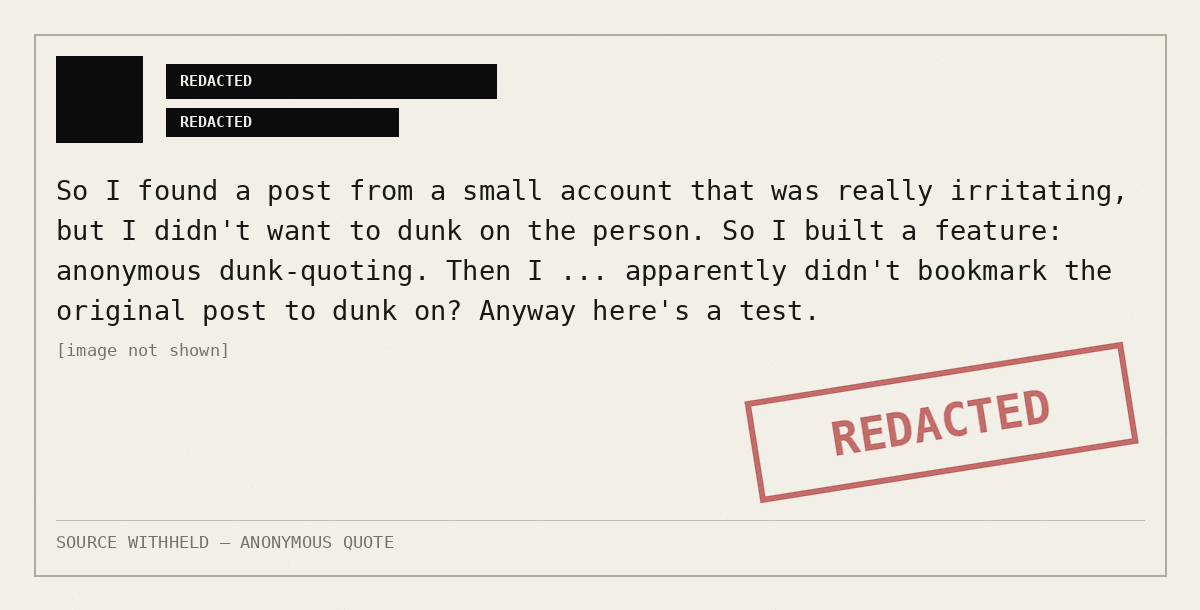
#> input picture dunking-anonymously/assets/example.png, 1200 x 610 px
$ python -i see.py   (imports and definitions only)
#> lines starting #> are read from the running program, lines starting #| are printed output that depends on the picture
"""
see.py — Augmented vision tools for Claude
Compensates for measured visual blindspots using programmatic image analysis.
All image-producing functions save to /home/claude/see_*.png and return the path.
Dependencies: Pillow (pre-installed), numpy (via pip if needed)
"""

import os
import math
from PIL import Image, ImageDraw, ImageFont, ImageFilter, ImageEnhance
from collections import Counter

OUT_DIR = "/home/claude"

def _out(name):
    return os.path.join(OUT_DIR, f"see_{name}.png")

def _load(path):
    return Image.open(path).convert('RGB')
#> returned value is the input picture: PIL image 1200x610 RGB; mean R, G, B 227.7, 223.7, 216.1

# [270 lines left out: functions _font, _crop_region, grid, sample, histogram, enhance and 1 more, not called in this run]


# ============================================================
# GRADIENT MAP — local gradient magnitude
# ============================================================
def gradient_map(path, region=None):
    """Compute and visualize local gradient magnitude. Reveals hidden gradients."""
    img = _load(path)
    if region:
        img = _crop_region(img, region)

    gray = img.convert('L')
    W, H = gray.size
#> W = 1200; H = 610

    grad = Image.new('L', (W, H), 0)
#> grad: PIL image 1200x610 L; every value is 0

    for y in range(1, H - 1):
        for x in range(1, W - 1):
            dx = abs(gray.getpixel((x+1, y)) - gray.getpixel((x-1, y)))
            dy = abs(gray.getpixel((x, y+1)) - gray.getpixel((x, y-1)))
            mag = min(255, (dx + dy) * 4)  # amplified
            grad.putpixel((x, y), mag)
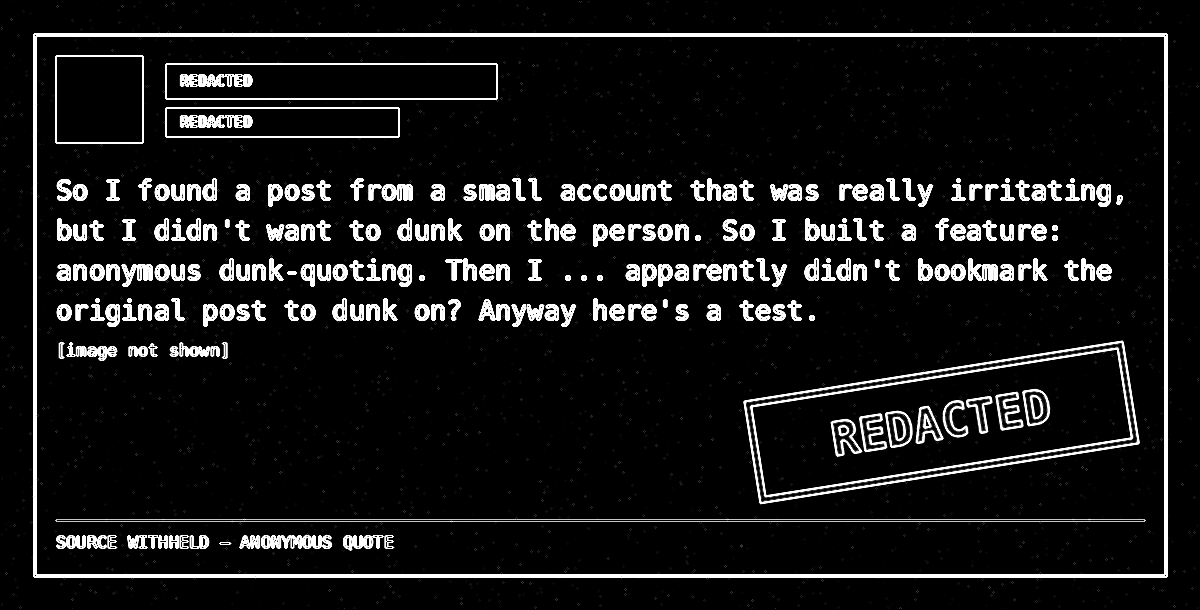
#> grad: PIL image 1200x610 L; min 0, max 255, mean 23.1

    out = _out("gradient_map")
    grad.save(out)
    return out


# ============================================================
# ISOLATE — decontextualize a region
# ============================================================
# [240 lines left out: functions isolate, compare, count_elements, denoise, palette, crop, not called in this run]

>>> result = gradient_map('../../../../../dunking-anonymously/assets/example.png')
